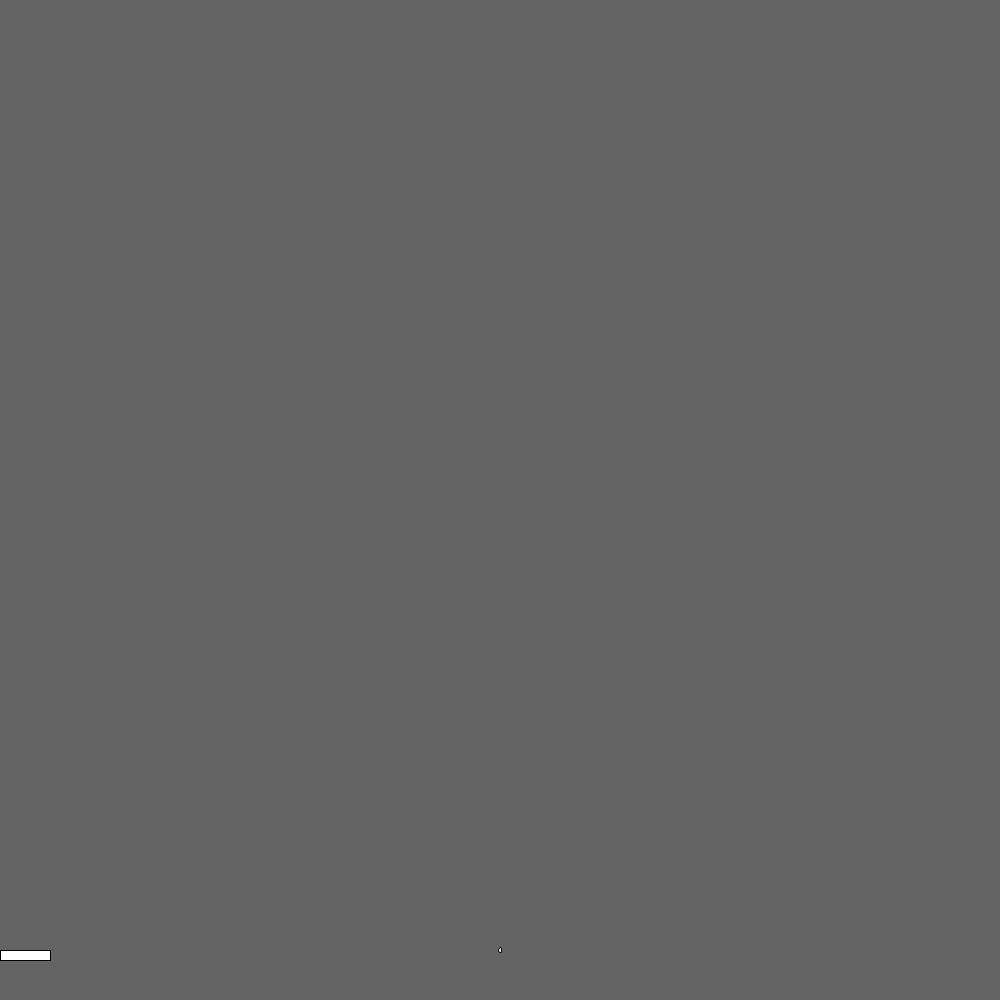
Frame 1 (no input)
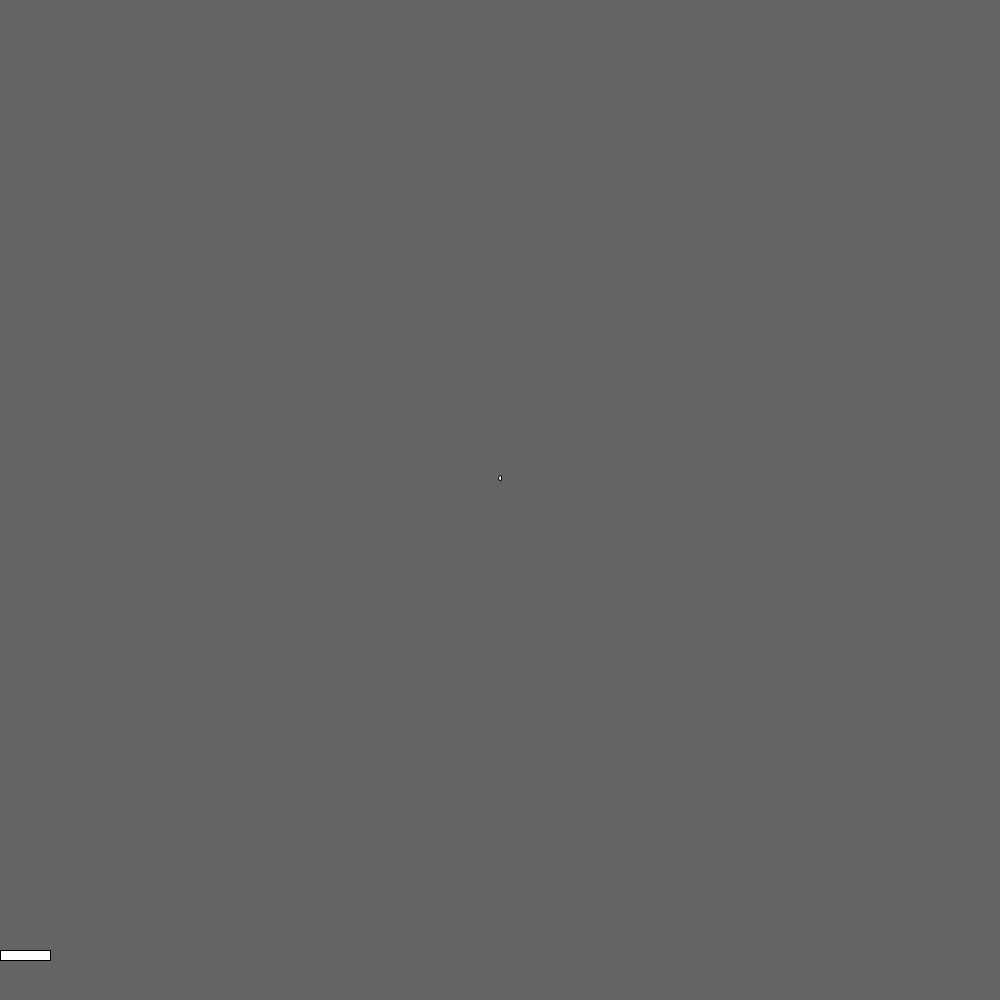
Frame 60 (the mouse pressed at the canvas centre just before this capture)
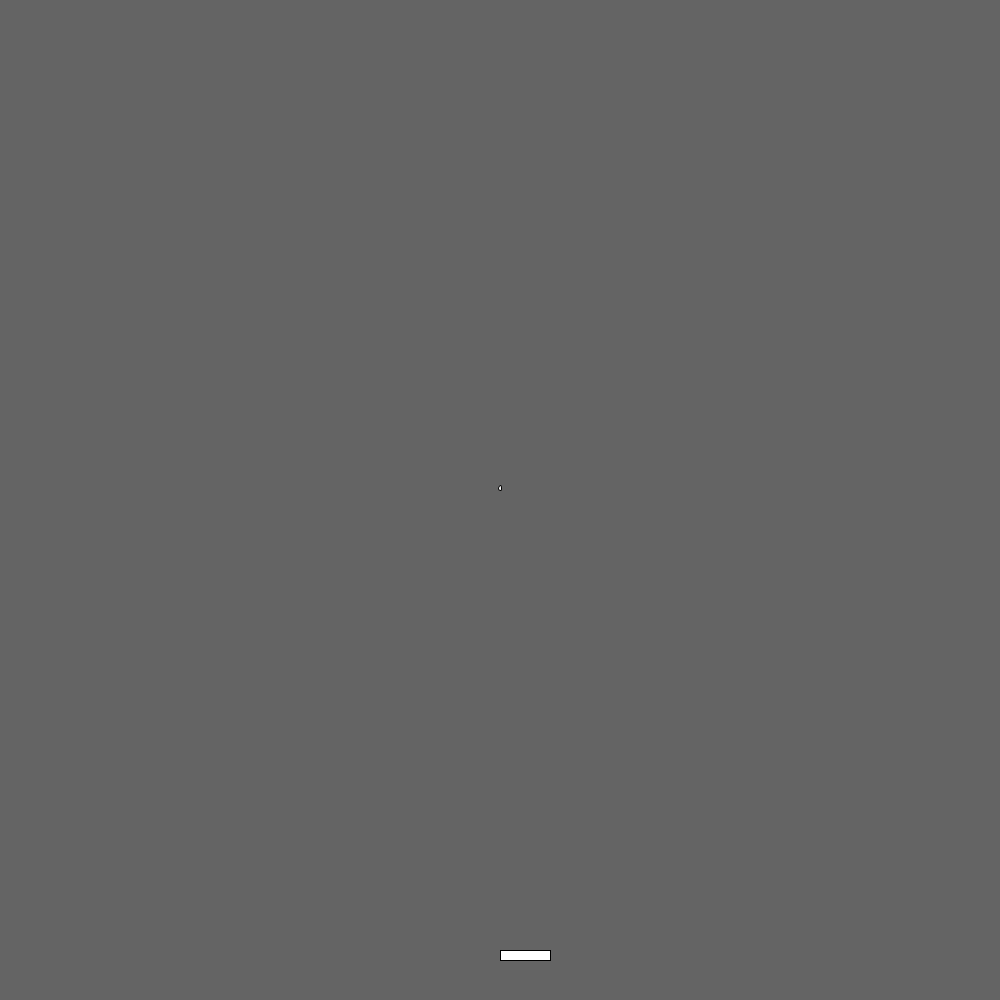
Frame 120 (the mouse held since frame 60 and released just before this capture)

The Processing sketch that drew these frames (run headless with seeded random() and noise(); from frame 60 on, the mouse is pressed at the canvas centre):

// Processing sketch: laser_shot
// ── laser_shot.pde

void setup()
{
  noCursor();
  size(1000,1000);
}

int by = 950;
int bx = 500;

void draw()
{
  background(100,1000);
  rect(mouseX,950, 50, 10);
  ellipse(bx,by,3,5);
  by = by -8;
}

void mousePressed()
{
bx = mouseX;
by = 960;
}

  
